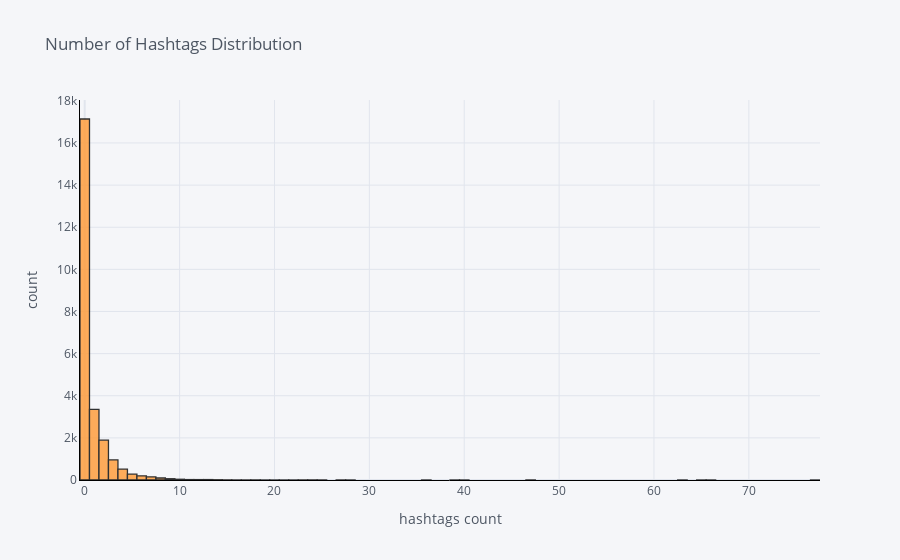

This figure's notebook cell:
### Code cell
# create visualization for displaying hashtag distribution 
df['hash_ct'].iplot(
    kind='hist',
    bins=100,
    xTitle='hashtags count',
    linecolor='black',
    yTitle='count',
    title='Number of Hashtags Distribution')

### Figure 1 — Plotly figure (JSON) as saved in the notebook; plotly's stock layout.template omitted (floating-point values rounded to 4 significant figures; data arrays with more than 128 entries replaced by an {"elided": "..."} marker saying what was removed)
{"data": [{"histfunc": "count", "histnorm": "", "marker": {"color": "rgba(255, 153, 51, 1.0)", "line": {"color": "#000000", "width": 1.3}}, "name": "hash_ct", "nbinsx": 100, "opacity": 0.8, "orientation": "v", "type": "histogram", "x": {"elided": "24783 int values"}}], "layout": {"barmode": "overlay", "legend": {"bgcolor": "#F5F6F9", "font": {"color": "#4D5663"}}, "paper_bgcolor": "#F5F6F9", "plot_bgcolor": "#F5F6F9", "title": {"font": {"color": "#4D5663"}, "text": "Number of Hashtags Distribution"}, "xaxis": {"gridcolor": "#E1E5ED", "linecolor": "black", "showgrid": true, "tickfont": {"color": "#4D5663"}, "title": {"font": {"color": "#4D5663"}, "text": "hashtags count"}, "zerolinecolor": "#E1E5ED"}, "yaxis": {"gridcolor": "#E1E5ED", "linecolor": "black", "showgrid": true, "tickfont": {"color": "#4D5663"}, "title": {"font": {"color": "#4D5663"}, "text": "count"}, "zerolinecolor": "#E1E5ED"}}}
